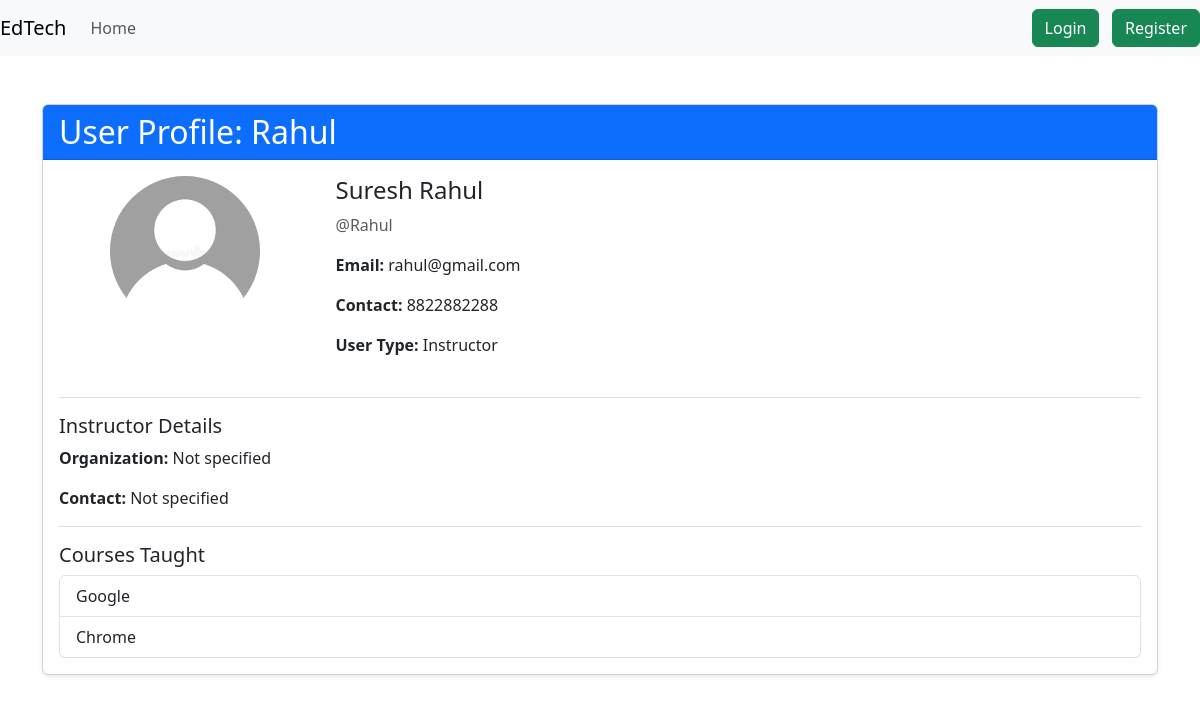
The page /accounts/user/3/ on the database as committed earlier.
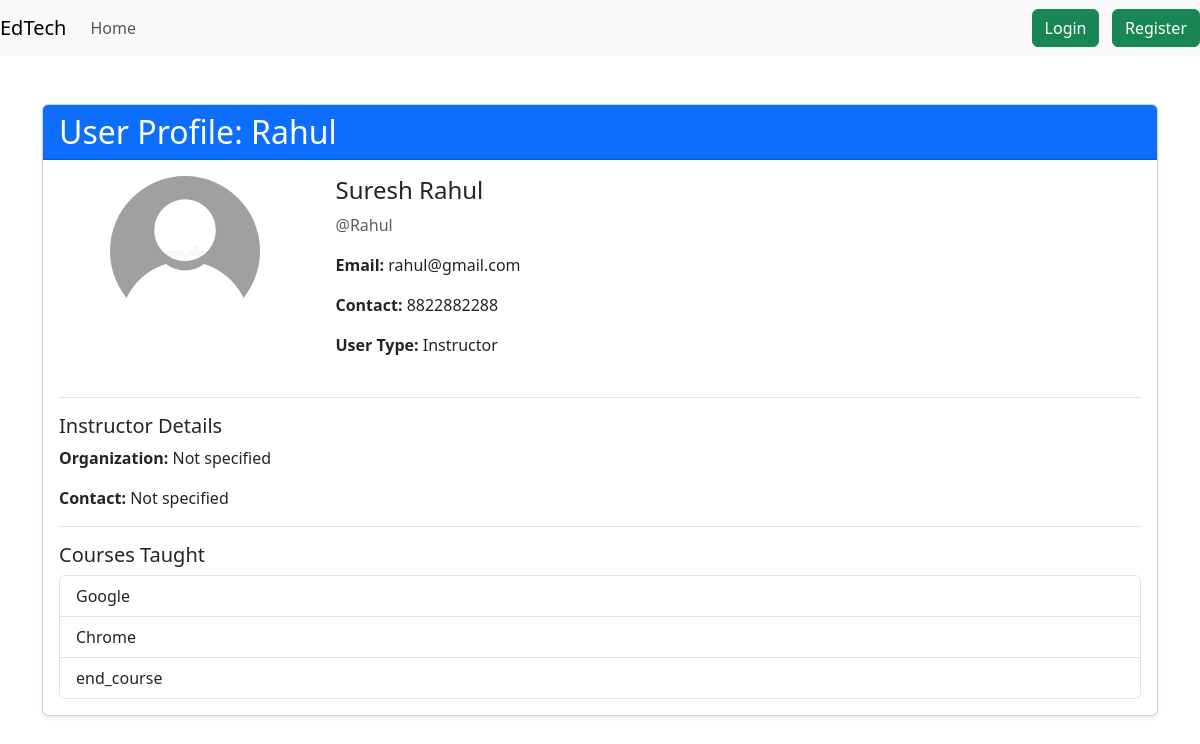
The same page on the database as committed later.
### courses/models.py (models this page shows, shortened)
class Course(models.Model):
    instructor = models.ForeignKey(User, on_delete=models.CASCADE)
    title = models.CharField(max_length=200)
    description = models.TextField()
    category = models.CharField(max_length=100)
    price = models.DecimalField(max_digits=10, decimal_places=2)
    start_date = models.DateField()
    end_date = models.DateField()
    created_at = models.DateTimeField(auto_now_add=True)
    image = models.ImageField(upload_to='course_images/', blank=True, null=True)

### accounts/views.py (the view)
# urls.py: path('user/<int:user_id>/', views.user_profile_view, name='user_profile'),
def user_profile_view(request, user_id):
    user_obj = get_object_or_404(User, id=user_id)
    profile = None
    if user_obj.user_type == 'S':
        profile = StudentProfile.objects.filter(user=user_obj).first()
    elif user_obj.user_type == 'I':
        profile = InstructorProfile.objects.filter(user=user_obj).first()
    user_courses = None
    if user_obj.user_type == 'I':
        user_courses = Course.objects.filter(instructor=user_obj)
    elif user_obj.user_type == 'S':
        user_courses = Enrollment.objects.filter(student=user_obj)
    context = {
        'user_obj': user_obj,
        'profile': profile,
        'user_courses': user_courses,
    }
    return render(request, 'accounts/user_profile.html', context)

### accounts/models.py (called while the page is built)
    def get_profile_photo_url(self):
        if (
            self.user_type == 'S'
            and hasattr(self, 'studentprofile')
            and self.studentprofile.profile_photo
        ):
            return self.studentprofile.profile_photo.url
        elif (
            self.user_type == 'I'
            and hasattr(self, 'instructorprofile')
            and self.instructorprofile.profile_photo
        ):
            return self.instructorprofile.profile_photo.url
        return '/static/images/default_pfp.png'

### accounts/templates/accounts/user_profile.html
{% extends 'base.html' %}
{% block main %}
<div class="container mt-5">
    <div class="card shadow-sm">
        <div class="card-header bg-primary text-white">
            <h2 class="mb-0">User Profile: {{ user_obj.username }}</h2>
        </div>
        <div class="card-body">
            <div class="row mb-4">
                <div class="col-md-3 text-center">
                    <img src="{{ user_obj.get_profile_photo_url }}" class="rounded-circle mb-3" width="150" height="150" alt="Profile Photo">
                </div>
                <div class="col-md-9">
                    <h4>{{ user_obj.name }}</h4>
                    <p class="text-muted">@{{ user_obj.username }}</p>
                    <p><strong>Email:</strong> {{ user_obj.email }}</p>
                    <p><strong>Contact:</strong> {{ user_obj.contact }}</p>
                    <p><strong>User Type:</strong>
                        {% if user_obj.user_type == 'S' %}Student
                        {% elif user_obj.user_type == 'I' %}Instructor
                        {% endif %}
                    </p>
                </div>
            </div>
            {% if user_obj.user_type == 'S' and profile %}
            <div class="border-top pt-3">
                <h5>Student Details</h5>
                <p><strong>Education:</strong> {{ profile.educations|default:"Not specified" }}</p>
                <p><strong>Skills:</strong> {{ profile.skills|default:"Not specified" }}</p>
                <p><strong>Experience:</strong> {{ profile.experience|default:"Not specified" }}</p>
                {% if profile.resume %}
                <p><strong>Resume:</strong> <a href="{{ profile.resume.url }}" target="_blank" class="btn btn-sm btn-info">View Resume</a></p>
                {% endif %}
            </div>
            {% elif user_obj.user_type == 'I' and profile %}
            <div class="border-top pt-3">
                <h5>Instructor Details</h5>
                <p><strong>Organization:</strong> {{ profile.organization_name|default:"Not specified" }}</p>
                <p><strong>Contact:</strong> {{ profile.contact|default:"Not specified" }}</p>
            </div>
            {% endif %}
            <div class="border-top pt-3">
                <h5>
                    {% if user_obj.user_type == 'I' %}Courses Taught
                    {% elif user_obj.user_type == 'S' %}Courses Enrolled
                    {% endif %}
                </h5>
                {% if user_courses %}
                    <div class="list-group">
                    {% for item in user_courses %}
                        {% if user_obj.user_type == 'I' %}
                        <a href="{% url 'course_detail' item.id %}" class="list-group-item list-group-item-action">
                            {{ item.title }}
                        </a>
                        {% elif user_obj.user_type == 'S' %}
                        <a href="{% url 'course_detail' item.course.id %}" class="list-group-item list-group-item-action">
                            {{ item.course.title }} (by {{ item.course.instructor.username }})
                        </a>
                        {% endif %}
                    {% endfor %}
                    </div>
                {% else %}
                    <p class="text-muted">No courses found.</p>
                {% endif %}
            </div>
        </div>
    </div>
</div>
{% endblock %}

Rows that differ between the two databases and show on the page:
added Course: title "end_course"
